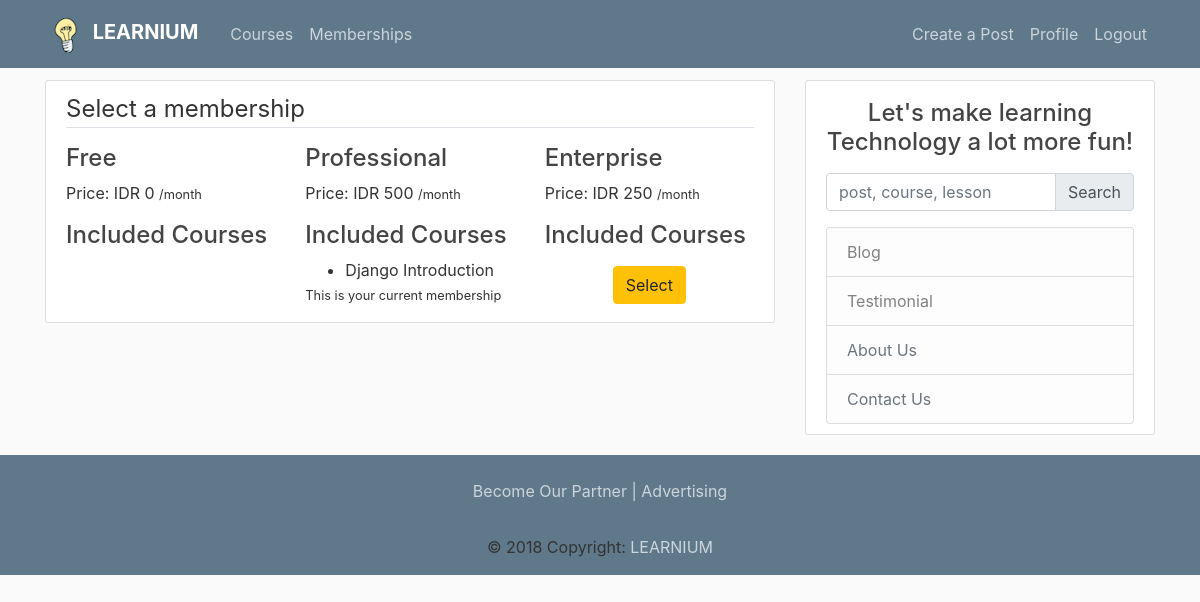
The app's page /memberships/ (signed in), older data.
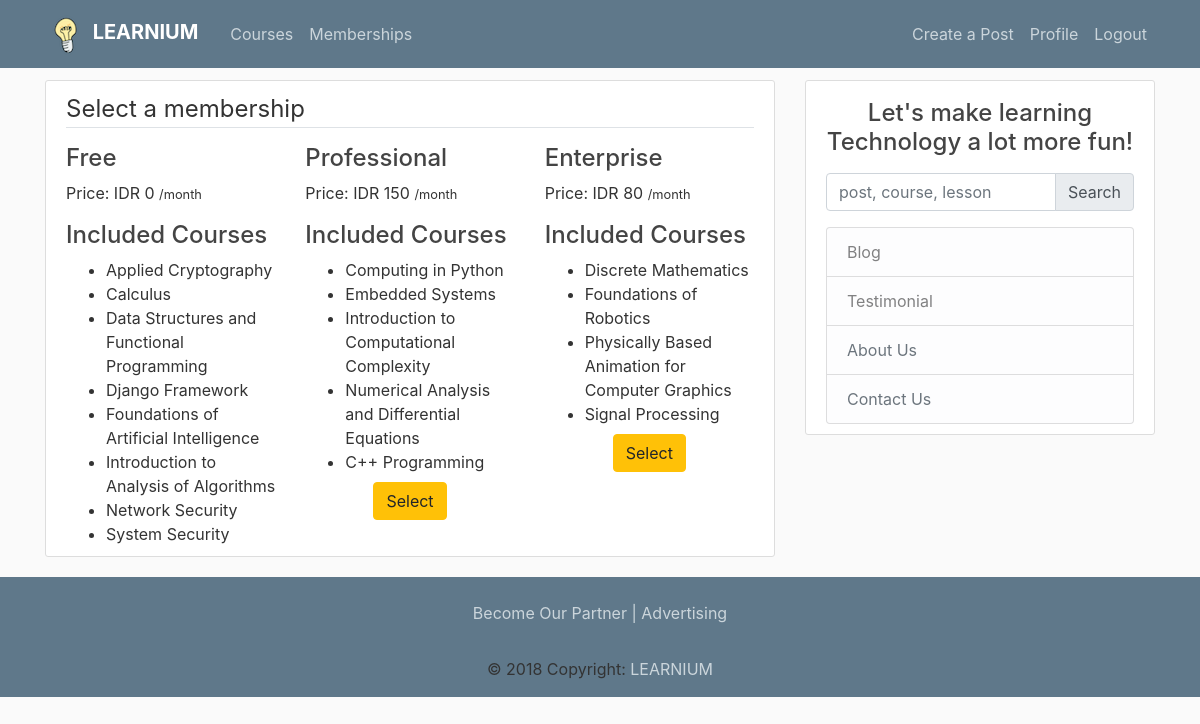
The same page, newer data.
### users/models.py (models this page shows)
class Membership(models.Model):
	slug = models.SlugField()
	membership_type = models.CharField(
			choices=MEMBERSHIP_CHOICES,
			default='Free',
			max_length=30)
	price = models.IntegerField(default=15)
	stripe_plan_id = models.CharField(max_length=40)
	def __str__(self):
		return self.membership_type

### courses/models.py (models this page shows, shortened)
class Course(models.Model):
	slug = models.SlugField()
	title = models.CharField(max_length=120)
	description = models.TextField()
	allowed_memberships = models.ManyToManyField(Membership)

### users/views.py (the view, shortened to what this page needs)
# urls.py: path('', MembershipSelectView.as_view(), name='select'),
class MembershipSelectView(ListView):
	model = Membership
	def get_context_data(self, *args, **kwargs):
		context = super().get_context_data(**kwargs)
		current_membership = get_user_membership(self.request)
		context['current_membership'] = str(current_membership.membership)
		return context

### users/views.py (called while the page is built)
def get_user_membership(request):
	user_membership_qs = UserMembership.objects.filter(user=request.user)
	if user_membership_qs.exists():
		return user_membership_qs.first()
	return None

### users/templates/users/membership_list.html (shortened to what this page needs)
{% extends 'blog/base.html' %}
{% block content %}
<div class="content-section">
	 <legend class="border-bottom mb-3"> Select a membership </legend>
	<div class="row">
		{% for object in object_list %}
		<div class="col-sm-4 col-md-4">
			<h4>{{ object.membership_type }}</h4>
			<p> Price: IDR {{ object.price }} <small> /month </small> </p>
			<h4> Included Courses </h4>
			<ul>
				{% for course in object.course_set.all %}
					<li>{{ course.title }}</li>
				{% endfor %}
			</ul>
			{% if object.membership_type != 'Free' %}
			<form method="POST" action="{% url 'users:select' %}">
				{% if object.membership_type != current_membership %}
					<center> <button class="btn btn-warning mt-2 mb-2">Select</button> </center>
				{% else %}
					<small>This is your current membership</small>
				{% endif %}
			</form>
			{% endif %}
		</div>
		{% endfor %}
	</div>
</div>
{% endblock content %}

Row changes from the older to the newer data that the page shows:
removed Course: title "Django Introduction", shown under Membership "Professional"
added Course: title "Applied Cryptography", shown under Membership "Free"
added Course: title "Calculus", shown under Membership "Free"
added Course: title "Data Structures and Functional Programming", shown under Membership "Free"
added Course: title "Django Framework", shown under Membership "Free"
added Course: title "Foundations of Artificial Intelligence", shown under Membership "Free"
added Course: title "Introduction to Analysis of Algorithms", shown under Membership "Free"
added Course: title "Network Security", shown under Membership "Free"
added Course: title "System Security", shown under Membership "Free"
changed Membership "Professional": price "500" → "150"; text "This is your current membership" → "Select"
added Course: title "Computing in Python", shown under Membership "Professional"
added Course: title "Embedded Systems", shown under Membership "Professional"
added Course: title "Introduction to Computational Complexity", shown under Membership "Professional"
added Course: title "Numerical Analysis and Differential Equations", shown under Membership "Professional"
added Course: title "C++ Programming", shown under Membership "Professional"
changed Membership "Enterprise": price "250" → "80"
added Course: title "Discrete Mathematics", shown under Membership "Enterprise"
added Course: title "Foundations of Robotics", shown under Membership "Enterprise"
added Course: title "Physically Based Animation for Computer Graphics", shown under Membership "Enterprise"
added Course: title "Signal Processing", shown under Membership "Enterprise"
